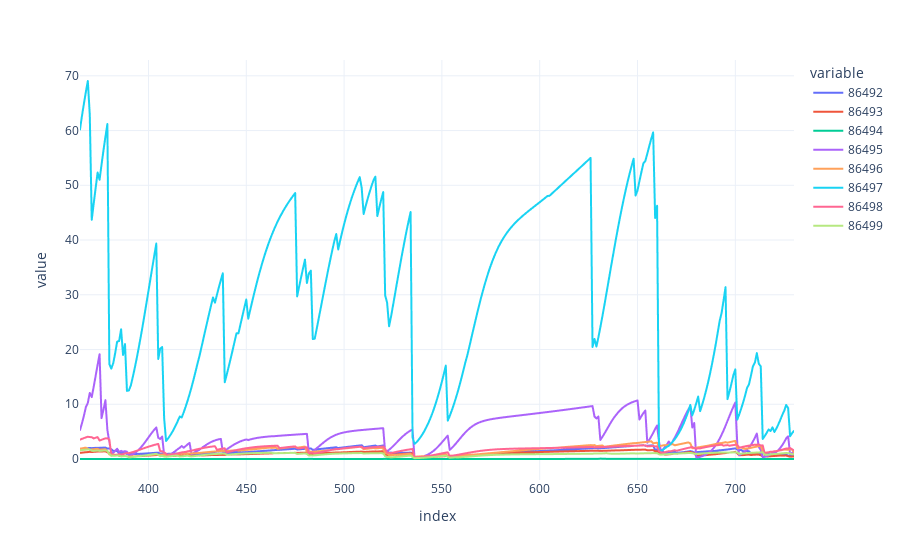

Notebook cell for this chart:
### Code cell
df_total_lavadoC[365:].plot()

### Figure 1 — Plotly figure (JSON) as saved in the notebook; plotly's stock layout.template omitted (floating-point values rounded to 4 significant figures; data arrays with more than 128 entries replaced by an {"elided": "..."} marker saying what was removed)
{"data": [{"hovertemplate": "variable=86492<br>index=%{x}<br>value=%{y}<extra></extra>", "legendgroup": "86492", "line": {"color": "#636efa", "dash": "solid"}, "marker": {"symbol": "circle"}, "mode": "lines", "name": "86492", "showlegend": true, "type": "scattergl", "x": {"elided": "366 int values"}, "xaxis": "x", "y": {"elided": "366 float values"}, "yaxis": "y"}, {"hovertemplate": "variable=86493<br>index=%{x}<br>value=%{y}<extra></extra>", "legendgroup": "86493", "line": {"color": "#EF553B", "dash": "solid"}, "marker": {"symbol": "circle"}, "mode": "lines", "name": "86493", "showlegend": true, "type": "scattergl", "x": {"elided": "366 int values"}, "xaxis": "x", "y": {"elided": "366 float values"}, "yaxis": "y"}, {"hovertemplate": "variable=86494<br>index=%{x}<br>value=%{y}<extra></extra>", "legendgroup": "86494", "line": {"color": "#00cc96", "dash": "solid"}, "marker": {"symbol": "circle"}, "mode": "lines", "name": "86494", "showlegend": true, "type": "scattergl", "x": {"elided": "366 int values"}, "xaxis": "x", "y": {"elided": "366 float values"}, "yaxis": "y"}, {"hovertemplate": "variable=86495<br>index=%{x}<br>value=%{y}<extra></extra>", "legendgroup": "86495", "line": {"color": "#ab63fa", "dash": "solid"}, "marker": {"symbol": "circle"}, "mode": "lines", "name": "86495", "showlegend": true, "type": "scattergl", "x": {"elided": "366 int values"}, "xaxis": "x", "y": {"elided": "366 float values"}, "yaxis": "y"}, {"hovertemplate": "variable=86496<br>index=%{x}<br>value=%{y}<extra></extra>", "legendgroup": "86496", "line": {"color": "#FFA15A", "dash": "solid"}, "marker": {"symbol": "circle"}, "mode": "lines", "name": "86496", "showlegend": true, "type": "scattergl", "x": {"elided": "366 int values"}, "xaxis": "x", "y": {"elided": "366 float values"}, "yaxis": "y"}, {"hovertemplate": "variable=86497<br>index=%{x}<br>value=%{y}<extra></extra>", "legendgroup": "86497", "line": {"color": "#19d3f3", "dash": "solid"}, "marker": {"symbol": "circle"}, "mode": "lines", "name": "86497", "showlegend": true, "type": "scattergl", "x": {"elided": "366 int values"}, "xaxis": "x", "y": {"elided": "366 float values"}, "yaxis": "y"}, {"hovertemplate": "variable=86498<br>index=%{x}<br>value=%{y}<extra></extra>", "legendgroup": "86498", "line": {"color": "#FF6692", "dash": "solid"}, "marker": {"symbol": "circle"}, "mode": "lines", "name": "86498", "showlegend": true, "type": "scattergl", "x": {"elided": "366 int values"}, "xaxis": "x", "y": {"elided": "366 float values"}, "yaxis": "y"}, {"hovertemplate": "variable=86499<br>index=%{x}<br>value=%{y}<extra></extra>", "legendgroup": "86499", "line": {"color": "#B6E880", "dash": "solid"}, "marker": {"symbol": "circle"}, "mode": "lines", "name": "86499", "showlegend": true, "type": "scattergl", "x": {"elided": "366 int values"}, "xaxis": "x", "y": {"elided": "366 float values"}, "yaxis": "y"}], "layout": {"legend": {"title": {"text": "variable"}, "tracegroupgap": 0}, "margin": {"t": 60}, "xaxis": {"anchor": "y", "domain": [0, 1], "title": {"text": "index"}}, "yaxis": {"anchor": "x", "domain": [0, 1], "title": {"text": "value"}}}}
